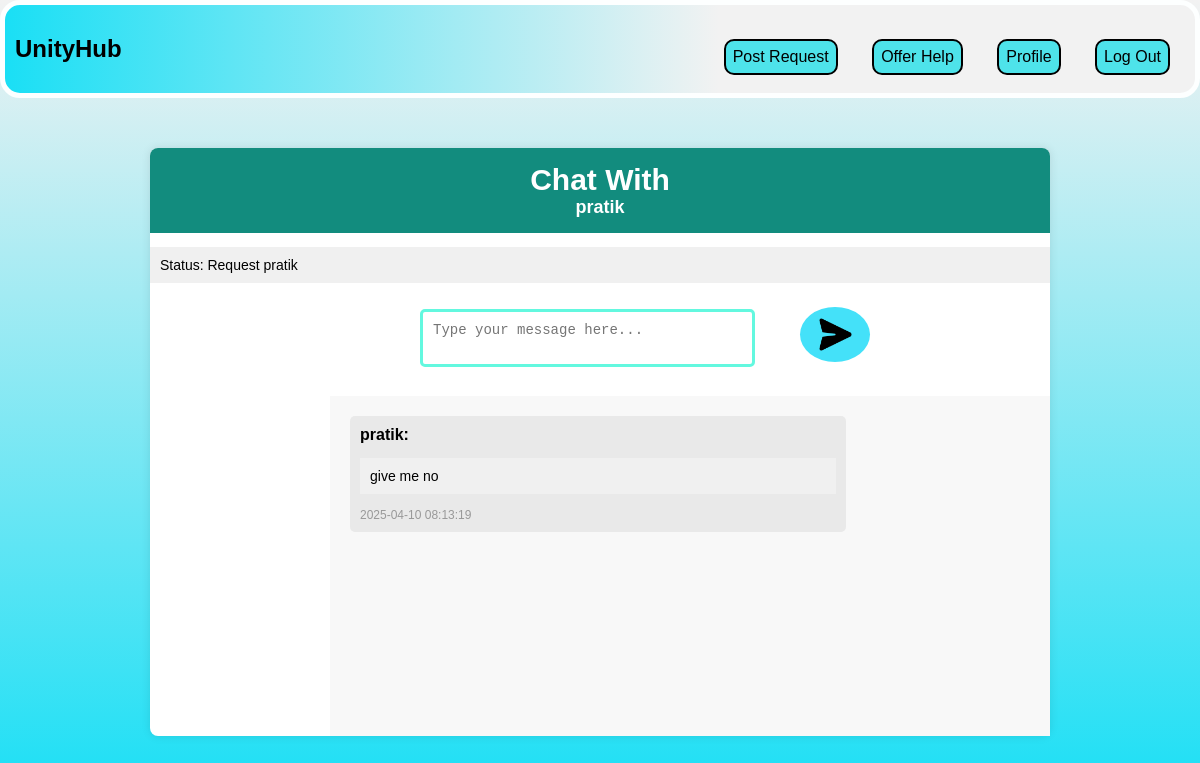
/messages.php?request_id=23 (signed in), run on the app's committed database.
### tables this page shows
CREATE TABLE IF NOT EXISTS `requests` (
  `id` int NOT NULL AUTO_INCREMENT,
  `title` varchar(255) NOT NULL,
  `description` text NOT NULL,
  `category` varchar(50) NOT NULL,
  `user_id` int NOT NULL,
  `created_at` timestamp NULL DEFAULT CURRENT_TIMESTAMP,
  `latitude` float DEFAULT NULL,
  `longitude` float DEFAULT NULL,
  `amount` decimal(10,2) NOT NULL DEFAULT '0.00',
  `status` enum('pending','in_progress','completed') DEFAULT 'pending',
  `helper_id` int DEFAULT NULL,
  `acceptor_id` int DEFAULT NULL,
  `updated_at` timestamp NULL DEFAULT CURRENT_TIMESTAMP ON UPDATE CURRENT_TIMESTAMP,
  PRIMARY KEY (`id`),
  KEY `user_id` (`user_id`),
  KEY `acceptor_id` (`acceptor_id`)
);

CREATE TABLE IF NOT EXISTS `users` (
  `id` int NOT NULL AUTO_INCREMENT,
  `name` varchar(100) NOT NULL,
  `email` varchar(100) NOT NULL,
  `password` varchar(255) NOT NULL,
  `profile_photo` varchar(255) DEFAULT NULL,
  `role` enum('poster','provider') NOT NULL,
  `wallet_balance` decimal(10,2) DEFAULT '0.00',
  PRIMARY KEY (`id`),
  UNIQUE KEY `email` (`email`)
);

CREATE TABLE IF NOT EXISTS `messages` (
  `id` int NOT NULL AUTO_INCREMENT,
  `request_id` int NOT NULL,
  `sender_id` int NOT NULL,
  `sender_name` varchar(100) NOT NULL,
  `content` text NOT NULL,
  `created_at` timestamp NULL DEFAULT CURRENT_TIMESTAMP,
  PRIMARY KEY (`id`),
  KEY `fk_sender_id` (`sender_id`),
  KEY `fk_request_id` (`request_id`)
);

### messages.php (the view, shortened to what this page needs)
<?php
include 'db.php';
$request_id = null;
if ($_SERVER['REQUEST_METHOD'] === 'POST') {
    $request_id = $_POST['request_id'] ?? null;
} elseif ($_SERVER['REQUEST_METHOD'] === 'GET') {
    $request_id = $_GET['request_id'] ?? null;
}
$sql = $conn->prepare("SELECT requests.*, users.name AS requester_name, requests.acceptor_id
                       FROM requests
                       JOIN users ON requests.user_id = users.id
                       WHERE requests.id = ?");
$sql->bind_param("i", $request_id);
$sql->execute();
$result = $sql->get_result();
if ($result->num_rows > 0) {
    $request = $result->fetch_assoc();
    $requester_name = htmlspecialchars($request['requester_name'], ENT_QUOTES);
    $acceptor_id = $request['acceptor_id'];
    if ($acceptor_id) {
        $acceptor_sql = $conn->prepare("SELECT name FROM users WHERE id = ?");
        $acceptor_sql->bind_param("i", $acceptor_id);
        $acceptor_sql->execute();
        $acceptor_result = $acceptor_sql->get_result();
        if ($acceptor_result->num_rows > 0) {
            $acceptor = $acceptor_result->fetch_assoc();
            $acceptor_name = htmlspecialchars($acceptor['name'], ENT_QUOTES);
        } else {
            $acceptor_name = "Unknown";
        }
    } else {
        $acceptor_name = "Not accepted yet";
    }
    echo "
    <nav>
        <div><h1>UnityHub</h1></div>
        <div class='link-header'>
            <a href='post-request.php'>Post Request</a>
            <a href='offer-help.php'>Offer Help</a>
            <a href='profile.php'>Profile</a>
            <a href='logout.php'>Log Out</a>
        </div>
    </nav>";
    echo "<div class='chat-container'>
            <h1><div class='chat'>Chat With</div> {$requester_name}</h1>
            <p>Status: Request {$acceptor_name}</p>
            <form action='messages.php' method='POST'>
                <input type='hidden' name='request_id' value='$request_id'>
                <textarea name='message' placeholder='Type your message here...' required></textarea>
                <button type='submit' id='ide1'><img src='send.png'></button>
            </form>";
    $chat_sql = $conn->prepare("SELECT messages.*, users.name AS sender_name
                                FROM messages
                                JOIN users ON messages.sender_id = users.id
                                WHERE messages.request_id = ?
                                ORDER BY messages.created_at ASC");
    $chat_sql->bind_param("i", $request_id);
    $chat_sql->execute();
    $chat_result = $chat_sql->get_result();
    echo "<div class='message-history'>";
    while ($msg = $chat_result->fetch_assoc()) {
        $sender_name = htmlspecialchars($msg['sender_name'], ENT_QUOTES);
        $content = htmlspecialchars($msg['content'], ENT_QUOTES);
        $timestamp = htmlspecialchars($msg['created_at'], ENT_QUOTES);
        echo "<div class='message'>
                <strong>{$sender_name}:</strong>
                <p>{$content}</p>
                <span class='timestamp'>{$timestamp}</span>
              </div>";
    }
    echo "</div>";
} else {
    echo "<p class='error'>Request not found.</p>";
}
echo "</div>";
?>
<link rel="stylesheet" href="message.css">

### message.css (style rules this page uses)
.chat-container { justify-content: center; display: flex; flex-direction: column; width: 90%; max-width: 900px; margin: 50px auto; background-color: #fff; border-radius: 8px; box-shadow: 0 0 10px rgba(0, 0, 0, 0.1); }
.chat-container h1 { margin: 0; padding: 15px; background-color: #128C7E; color: #fff; border-radius: 8px 8px 0 0; font-size: 18px; text-align: center; }
.chat-container p { padding: 10px; background-color: #f0f0f0; font-size: 14px; }
.message-history { padding: 20px; height: 300px; overflow-y: auto; background-color: #f8f8f8; margin-left: 20%; scrollbar-width: none; }
.message { margin-bottom: 15px; padding: 10px; background-color: #e9e9e9; border-radius: 5px; max-width: 70%; }
.message strong { font-weight: bold; }
.timestamp { font-size: 12px; color: #999; }
textarea { width: 100%; padding: 10px; font-size: 14px; border: 3px solid #63f8df; border-radius: 5px; resize: none; margin-left: 30%; }
button { background-color: #128C7E; color: white; border: none; padding: 10px; border-radius: 5px; cursor: pointer; font-size: 14px; width: 100%; margin-top: 10px; }
form button { width: 80%; margin-top: 10px; }
form { align-items: center; display: flex; justify-content: center; }
#ide1 { margin-left: 5%; margin-right: 20%; margin-bottom: 2%; border-radius: 50%; max-width: 70px; background-color: #44e1f9; }
img { width: 70%; height: 70%; }
.chat { font-size: 30px; }
nav { display: flex; justify-content: space-between; padding: 10px; background: linear-gradient(-90deg, #f2f2f2 40%, #1adff5 100%); border-radius: 20px; margin-bottom: 20px; border: 5px solid rgb(253, 255, 255); }
nav a { color: #000000; text-decoration: none; margin: 0 15px; font-size: 16px; border-radius: 10px; border: 2px solid black; padding: 7px; background-color: #4ee3ea; animation-delay: 1s; transition: transform 0.3s ease, background-color 0.3s ease; display: inline-block; }
.link-header { padding-left: 10%; padding-top: 3vh; }
a { color: #ffffff; text-decoration: none; font-size: 3vh; }

### data on the page
requests: user.name "pratik"
users: name "pratik"
messages: users.name "pratik", content "give me no", created_at "2025-04-10 08:13:19"
